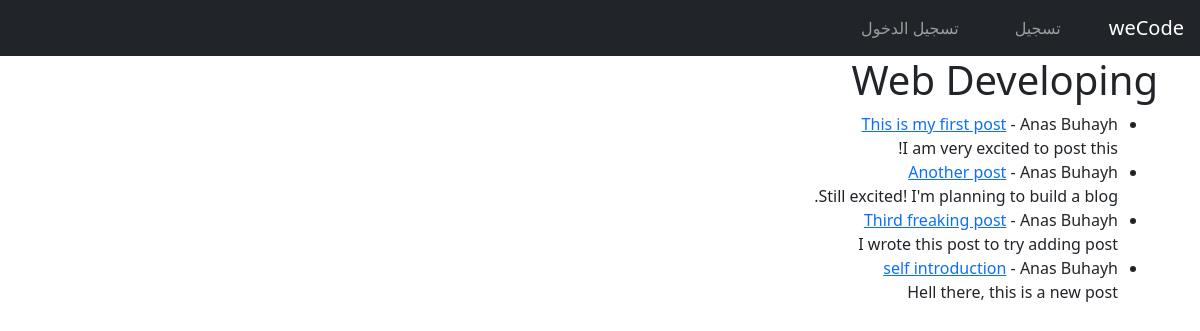
Page /category/web-developing/ on the committed database.
### weCodeBlog/models.py (models this page shows, shortened)
class Post(models.Model):
    title = models.CharField(max_length=255)
    header_image = models.ImageField(null=True, blank=True, upload_to="images/")
    tags = models.CharField(max_length=255)
    author = models.ForeignKey(User, on_delete=models.CASCADE)
    body = RichTextField(blank=True, null=True)
    post_date = models.DateField(auto_now_add=True)
    update_date = models.DateField(auto_now_add=True)
    category = models.CharField(max_length=255, default='web developing')

### weCodeBlog/views.py (the view)
# urls.py: path('category/<str:cats>/', CategoryView, name='category'),
def CategoryView(request, cats):
    category_posts = Post.objects.filter(category=cats.replace('-', ' '))
    return render(request, 'categories.html', {
        'cats':cats.title().replace('-', ' '),
        'category_posts':category_posts
        })

### weCodeBlog/templates/categories.html (shortened to what this page needs)
{% extends 'base.html' %}
{% block content %}
{% if category_posts %}
<h1>{{ cats }}</h1>
<ul>
{% for post in category_posts %}
    <li>
        <a href="{% url 'post-detail' post.pk %}">{{ post.title }}</a>
        - {{ post.author.first_name }} {{ post.author.last_name }}
    <br>
        {{ post.body|slice:":200" }}
    </li>
{% endfor %}
</ul>
{% else %}
<h2>عذرا. هذه الصفحة غير موجودة </h2>
{% endif %}
{% endblock %}

### rows in the picture
Post: title "This is my first post", author.first_name "Anas", author.last_name "Buhayh", body "I am very excited to post this!"
Post: title "Another post", author.first_name "Anas", author.last_name "Buhayh", body "Still excited! I'm planning to build a blog."
Post: title "Third freaking post", author.first_name "Anas", author.last_name "Buhayh", body "I wrote this post to try adding post"
Post: title "self introduction", author.first_name "Anas", author.last_name "Buhayh", body "Hell there, this is a new post"

### other values in the picture
{{ cats }} "Web Developing"
